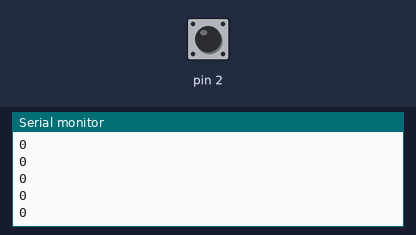
Bench run of a sketch on a simulated Arduino Uno, built with avr-gcc and run on an emulated ATmega328P. On the bench: the last lines printed to the serial monitor. Inputs (shaded band) come from the test bench; at power-on: pin 2 HIGH.

Above: at 1.2 s.
1.3 s: pin 2 pulled LOW for 0.15 s
At 1.32 s:
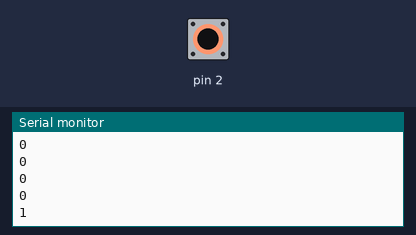
2.9 s: pin 2 pulled LOW for 1 s
At 2.92 s:
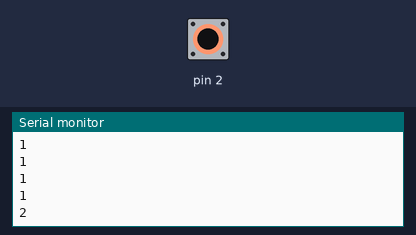
5.4 s: pin 2 pulled LOW for 0.15 s
At 5.42 s:
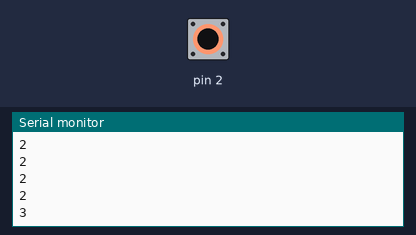
Timing chart, 0 to 8.4 s (numbered marks = the images above; inputs shaded):
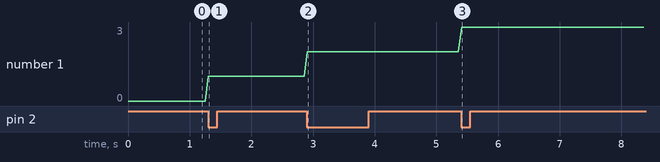

The sketch:

external_interrupt.ino
```cpp
volatile unsigned int count = 0;

void onFalling() {
  count++;
}

void setup() {
  pinMode(2, INPUT_PULLUP);
  attachInterrupt(digitalPinToInterrupt(2), onFalling, FALLING);
  Serial.begin(115200);
}

void loop() {
  noInterrupts();
  unsigned int c = count;
  interrupts();
  Serial.println(c);
  delay(50);
}
```

Measured:
- after the input at 1.3 s, the serial monitor: prints a new line at once (image 1)
- after the input at 2.9 s, the serial monitor: prints a new line at once (image 2)
- after the input at 5.4 s, the serial monitor: prints a new line at once (image 3)
- plotted number 1: 0 → 1 after the input at 1.3 s, 1 → 2 after the input at 2.9 s, 2 → 3 after the input at 5.4 s
